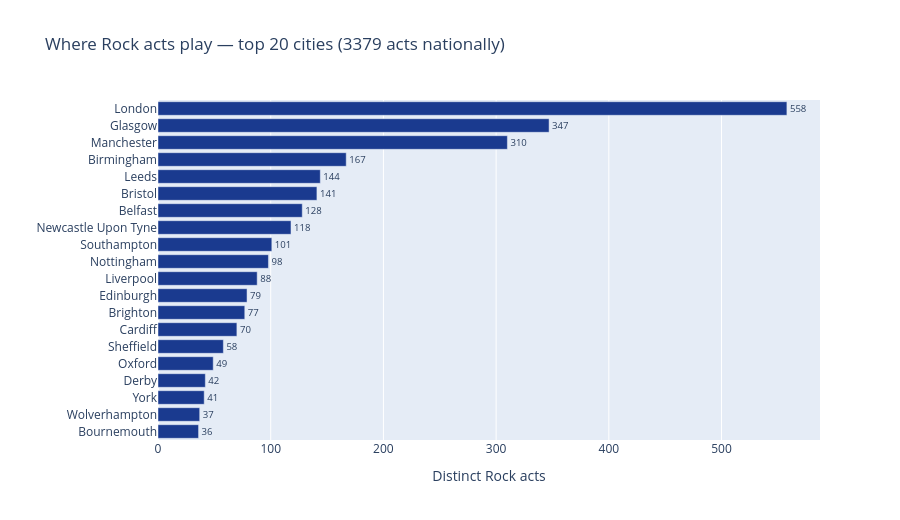

Notebook code cell kept with this figure:
### Code cell
def plot_concentration(genre, top_n=20):
    g = local[local["genre"] == genre]
    d = (g.groupby("city").size()
           .sort_values(ascending=False)
           .head(top_n)
           .to_frame("acts")
           .reset_index())
    d["pct_of_national"] = (d["acts"] / len(g) * 100).round(1)
    d["cumulative"] = d["pct_of_national"].cumsum().round(1)

    fig = px.bar(
        d.sort_values("acts"),
        x="acts", y="city", orientation="h",
        text="acts",
        hover_data={"pct_of_national": ":.1f", "cumulative": ":.1f", "acts": False},
        labels={"acts": f"Distinct {genre} acts", "city": ""},
        title=f"Where {genre} acts play — top {top_n} cities ({len(g)} acts nationally)",
    )
    fig.update_traces(marker_color="#1A3A8F", textposition="outside")
    fig.update_layout(height=max(400, 26 * len(d)))
    fig.update_xaxes(range=[0, d["acts"].max() * 1.12])
    return fig

plot_concentration("Rock").show()

### Figure 1 — Plotly figure (JSON) as saved in the notebook; plotly's stock layout.template omitted (floating-point values rounded to 4 significant figures)
{"data": [{"customdata": [[1.1, 79.7], [1.1, 78.6], [1.2, 77.5], [1.2, 76.3], [1.5, 75.1], [1.7, 73.6], [2.1, 71.9], [2.3, 69.8], [2.3, 67.5], [2.6, 65.2], [2.9, 62.6], [3.0, 59.7], [3.5, 56.7], [3.8, 53.2], [4.2, 49.4], [4.3, 45.2], [4.9, 40.9], [9.2, 36.0], [10.3, 26.8], [16.5, 16.5]], "hovertemplate": "=%{y}<br>pct_of_national=%{customdata[0]:.1f}<br>cumulative=%{customdata[1]:.1f}<extra></extra>", "legendgroup": "", "marker": {"color": "#1A3A8F", "pattern": {"shape": ""}}, "name": "", "orientation": "h", "showlegend": false, "text": [36.0, 37.0, 41.0, 42.0, 49.0, 58.0, 70.0, 77.0, 79.0, 88.0, 98.0, 101.0, 118.0, 128.0, 141.0, 144.0, 167.0, 310.0, 347.0, 558.0], "textposition": "outside", "type": "bar", "x": [36, 37, 41, 42, 49, 58, 70, 77, 79, 88, 98, 101, 118, 128, 141, 144, 167, 310, 347, 558], "xaxis": "x", "y": ["Bournemouth", "Wolverhampton", "York", "Derby", "Oxford", "Sheffield", "Cardiff", "Brighton", "Edinburgh", "Liverpool", "Nottingham", "Southampton", "Newcastle Upon Tyne", "Belfast", "Bristol", "Leeds", "Birmingham", "Manchester", "Glasgow", "London"], "yaxis": "y"}], "layout": {"barmode": "relative", "height": 520, "legend": {"tracegroupgap": 0}, "title": {"text": "Where Rock acts play — top 20 cities (3379 acts nationally)"}, "xaxis": {"anchor": "y", "domain": [0, 1], "title": {"text": "Distinct Rock acts"}}, "yaxis": {"anchor": "x", "domain": [0, 1], "title": {"text": ""}}}}
